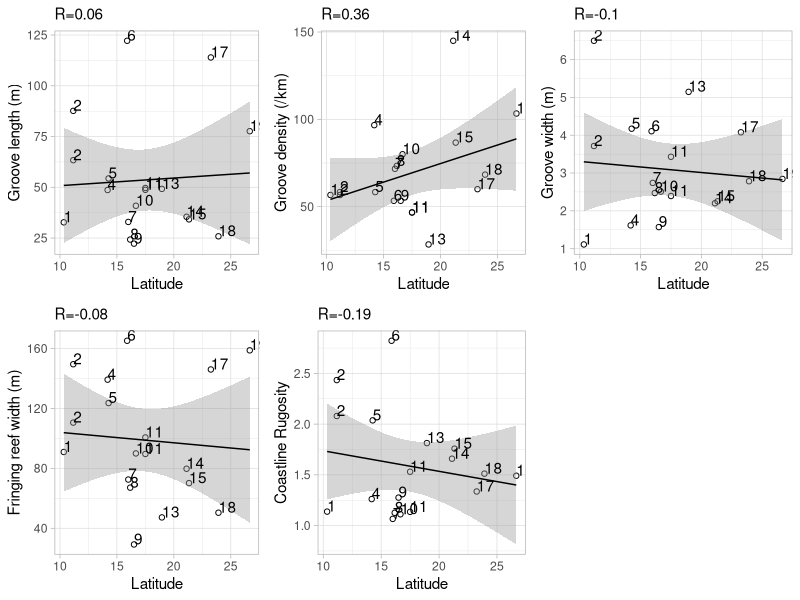
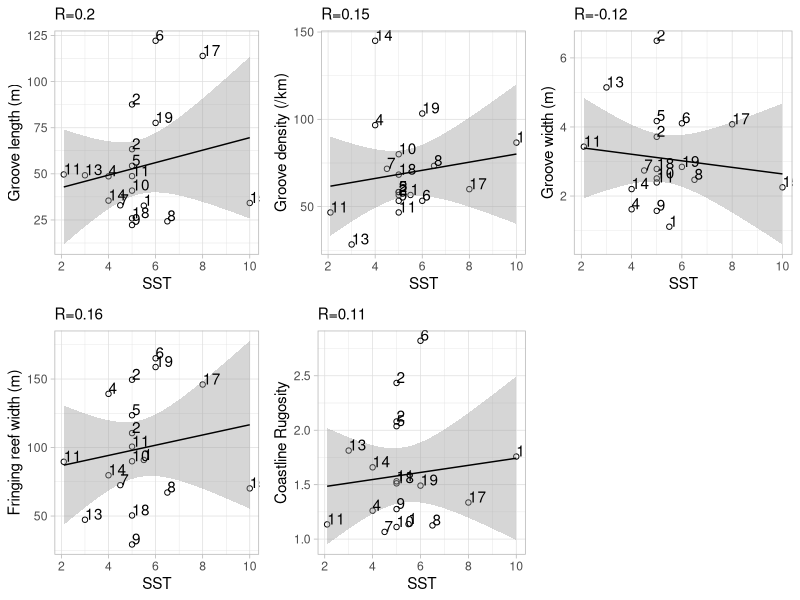
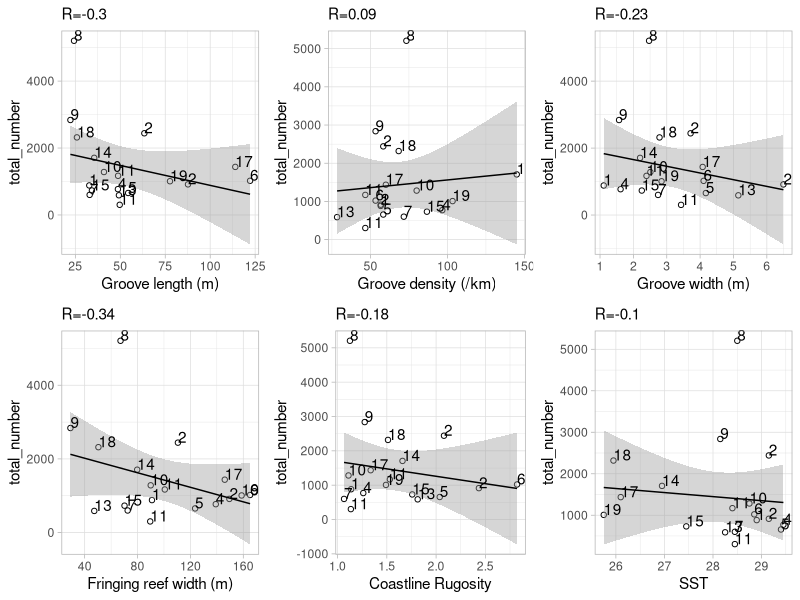
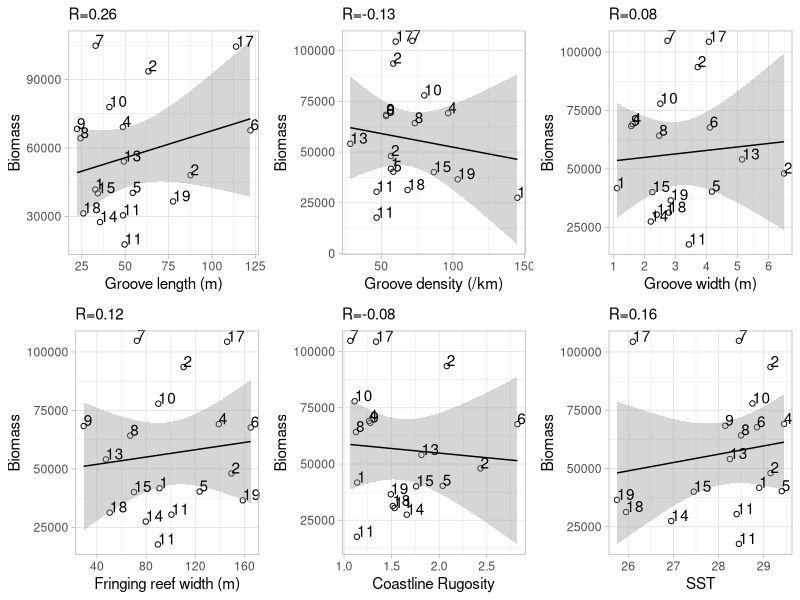
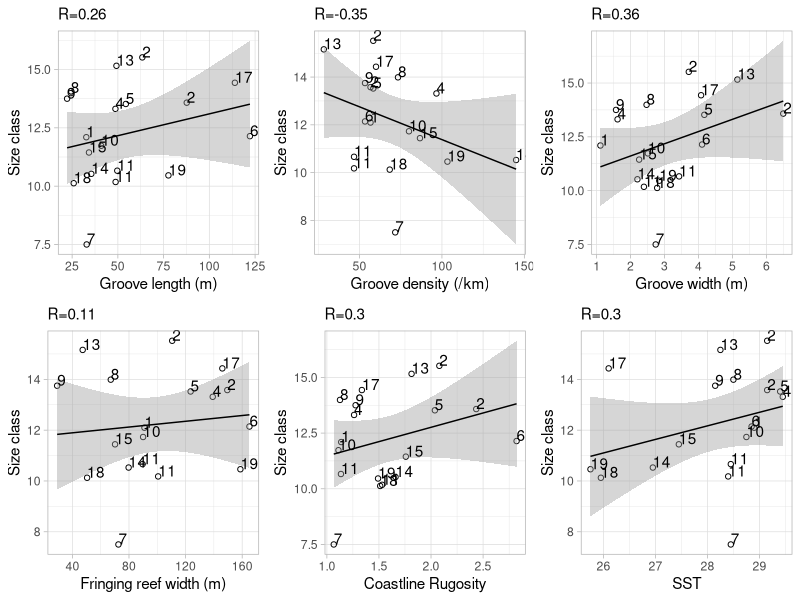
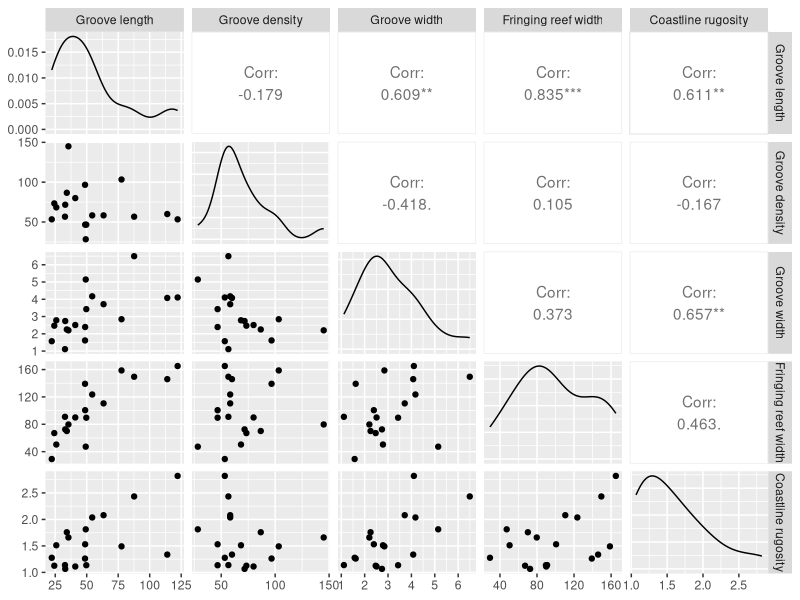
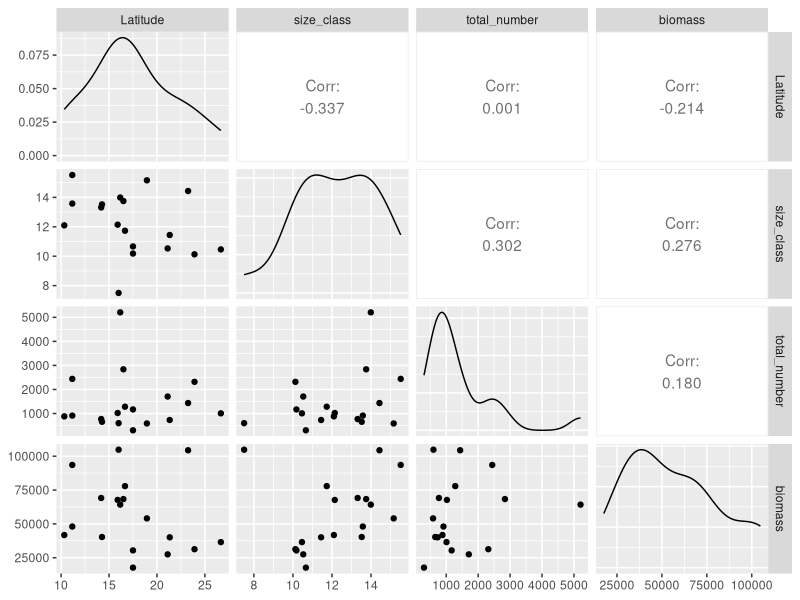

These charts were generated, in order, by the following R code:
## ---- chunk 1
knitr::opts_chunk$set(echo = TRUE)
library(cowplot)
library(ggplot2)
library(tidyverse)
library(readxl)
library(dplyr)
## ---- chunk 2
# import data
data_LG <-read.csv("data/Length_G.csv")
data_RF <-read.csv("data/Rugosity_F.csv")
data_WF <-read.csv("data/Width_F.csv")
data_WG <-read.csv("data/Width_G.csv")
data_FR <-read.csv("data/FR_data.csv")
data_bio <- read.csv("data/BIO_data.csv")

# mean groove length
data_LG %>%
  group_by(Site_ID) %>%
  summarise_at(vars(Length_G), list(G_length = mean)) -> LG_mean 
# coastline Rugosity
data_RF$rugosity <- data_RF$Length / 600 
CL_rugosity <- data.frame(data_RF$Site_ID,data_RF$rugosity)
colnames(CL_rugosity) <- c('Site_ID','Rugosity') 
 # mean fringing width
data_WF %>%
  group_by(Site_ID) %>%
  summarise_at(vars(Length), list(F_width = mean)) -> WF_mean
# mean groove width
data_WG %>%
  group_by(Site_ID) %>%
  summarise_at(vars(Length), list(G_width = mean)) -> WG_mean 
# calculate groove density
LG_density <- table(data_LG$Site_ID) / 0.6
LG_density <- data.frame(LG_density)
colnames(LG_density) <- c('Site_ID','Density') 

# merge data
df_list <- list(data_FR,LG_mean,LG_density,WG_mean,WF_mean,CL_rugosity,data_bio)
df_all <- df_list %>% reduce(full_join, by='Site_ID')
df_all <- df_all[-c(2),] # remove outliner sites: S2
head(df_all)

## ---- chunk 3

#calculate correlation between morphological traits and latitude
cor_1 <- list()
for (i in 1:5) {
  cor_1[i] <- cor(df_all[,i+7],df_all[,6])
}
cor_1 <- as.numeric(cor_1)
cor_1 <- round(cor_1,2)
cor_1

slope_1 <- list()
for (i in 1:5) {
  mod <- lm(df_all[,6] ~ df_all[,i+7])
  cf <- coef(mod)
  slope_1[i] <- cf[2]
}
slope_1 <- as.numeric(slope_1)
slope_1 <- round(slope_1,2)
slope_1

# Fig.1 relation between morphological traits and latitude

annotation <- data.frame(
  ylabel = c("Groove length (m)","Groove density (/km)","Groove width (m)","Fringing reef width (m)", "Coastline Rugosity","SST")
)

plot_list <- list()
for (i in 1:5) {
  df <- data.frame(
    x = df_all[,3],
    y = df_all[,i+7],
    label = df_all[,7] #lat rank
  )
  p <- ggplot(data = df, aes(abs(x), y))+
  geom_point(shape=21)+
  geom_smooth(method="lm", colour="black", size=0.5)+
  theme_light()+
  geom_text(hjust=0, vjust=0, label = df$label)+
  labs(subtitle = paste0("R=", cor_1[[i]]))+
  xlab("Latitude")+
  ylab(annotation$ylabel[i])
  plot_list[[i]] <- p
}
fig1 <- plot_grid(plot_list[[1]],plot_list[[2]],plot_list[[3]],plot_list[[4]],plot_list[[5]],align="h")
fig1

#calculate correlation between morphological traits and temperature
cor_1_1 <- list()
for (i in 1:5) {
  cor_1_1[i] <- cor(df_all[,i+7],df_all[,24])
}
cor_1_1 <- as.numeric(cor_1_1)
cor_1_1 <- round(cor_1_1,2)
cor_1_1

slope_1_1 <- list()
for (i in 1:5) {
  mod <- lm(df_all[,24] ~ df_all[,i+7])
  cf <- coef(mod)
  slope_1_1[i] <- cf[2]
}
slope_1_1 <- as.numeric(slope_1_1)
slope_1_1 <- round(slope_1_1,2)
slope_1_1

# Fig.1_1 relation between morphological traits and temperature

plot_list <- list()
for (i in 1:5) {
  df <- data.frame(
    x = df_all[,24],
    y = df_all[,i+7],
    label = df_all[,7] #lat rank
  )
  p <- ggplot(data = df, aes(abs(x), y))+
  geom_point(shape=21)+
  geom_smooth(method="lm", colour="black", size=0.5)+
  theme_light()+
  geom_text(hjust=0, vjust=0, label = df$label)+
  labs(subtitle = paste0("R=", cor_1_1[[i]]))+
  xlab("SST")+
  ylab(annotation$ylabel[i])
  plot_list[[i]] <- p
}
fig1_1 <- plot_grid(plot_list[[1]],plot_list[[2]],plot_list[[3]],plot_list[[4]],plot_list[[5]],align="h")
fig1_1

# Fig.2 relation between morphological traits and total observation number
cor_2 <- list()
for (i in 1:6) {
  cor_2[i] <- cor(df_all[,i+7],df_all[,17])
}
cor_2 <- as.numeric(cor_2)
cor_2 <- round(cor_2,2)

plot_list <- list()
for (i in 1:6) {
  df <- data.frame(
    x = df_all[,i+7],
    y = df_all[,17],
    label = df_all[,7] # lat rank
  )
  p <- ggplot(data = df, aes(x, y))+
  geom_point(shape=21)+
  geom_smooth(method="lm", colour="black", size=0.5)+
  theme_light()+
  geom_text(hjust=0, vjust=0, label = df$label)+
  labs(subtitle = paste0("R=", cor_2[[i]]))+
  xlab(annotation$ylabel[i])+
  ylab("total_number")
  plot_list[[i]] <- p
}
fig2 <- plot_grid(plot_list[[1]],plot_list[[2]],plot_list[[3]],plot_list[[4]],plot_list[[5]],plot_list[[6]],align="h")
fig2

# Fig.3 relation between morphological traits and Biomass
cor_3 <- list()
for (i in 1:6) {
  cor_3[i] <- cor(df_all[,i+7],df_all[,18])
}
cor_3 <- as.numeric(cor_3)
cor_3 <- round(cor_3,2)

plot_list <- list()
for (i in 1:6) {
  df <- data.frame(
    x = df_all[,i+7],
    y = df_all[,18],
    label = df_all[,7]
  )
  p <- ggplot(data = df, aes(x, y))+
  geom_point(shape=21)+
  geom_smooth(method="lm", colour="black", size=0.5)+
  theme_light()+
  geom_text(hjust=0, vjust=0, label = df$label)+
  labs(subtitle = paste0("R=", cor_3[[i]]))+
  xlab(annotation$ylabel[i])+
  ylab("Biomass")
  plot_list[[i]] <- p
}
fig3 <- plot_grid(plot_list[[1]],plot_list[[2]],plot_list[[3]],plot_list[[4]],plot_list[[5]],plot_list[[6]],align="h")
fig3

# Fig.4 relation between morphological traits and Size class
cor_4 <- list()
for (i in 1:6) {
  cor_4[i] <- cor(df_all[,i+7],df_all[,16])
}
cor_4 <- as.numeric(cor_4)
cor_4 <- round(cor_4,2)

plot_list <- list()
for (i in 1:6) {
  df <- data.frame(
    x = df_all[,i+7],
    y = df_all[,16],
    label = df_all[,7]
  )
  p <- ggplot(data = df, aes(x, y))+
  geom_point(shape=21)+
  geom_smooth(method="lm", colour="black", size=0.5)+
  theme_light()+
  geom_text(hjust=0, vjust=0, label = df$label)+
  labs(subtitle = paste0("R=", cor_4[[i]]))+
  xlab(annotation$ylabel[i])+
  ylab("Size class")
  plot_list[[i]] <- p
}
fig4 <- plot_grid(plot_list[[1]],plot_list[[2]],plot_list[[3]],plot_list[[4]],plot_list[[5]],plot_list[[6]],align="h")
fig4

#Fig5 cmake a pair plot to check the relation within morphological traits
df_m <- data.frame(df_all[,8],df_all[,9],df_all[,10],df_all[,11],df_all[,12])
colnames(df_m) <- c('Groove length','Groove density','Groove width','Fringing reef width','Coastline rugosity') 
fig5 <- GGally::ggpairs(data = df_m)
fig5

#Fig6 make a pair plot to check the relation between lat and biodiversity
head(df_all)
df_b <- data.frame(df_all[,6],df_all[,16],df_all[,17],df_all[,18])
colnames(df_b) <- c('Latitude','size_class','total_number','biomass') 
fig6 <- GGally::ggpairs(data = df_b)
fig6

#Fig7 make a pair plot to check the relation between SST and biodiversity
head(df_all)
df_sst <- data.frame(df_all[,24],df_all[,16],df_all[,17],df_all[,18])
colnames(df_sst) <- c('SST','size_class','total_number','biomass') 
fig7 <- GGally::ggpairs(data = df_sst)

#型態之間的相關性
#緯度和生物多樣性間的相關
#如何做進一步統計分析?分群?

